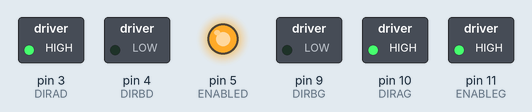
This sketch was run on a simulated Arduino Uno, built with avr-gcc and run on an emulated ATmega328P. On the bench: switched loads named in the sketch (green lamp = pin HIGH), output pins drawn as LEDs (lit = HIGH). What the sketch prints to the serial monitor is not drawn.

Above: at 0.1 s.
Timing chart, 0 to 1.6 s (numbered marks = the images above):
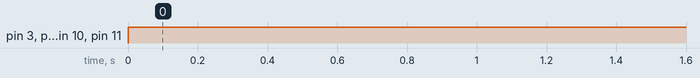

Measured:
- by itself, pin 3 (DIRAD), pin 5 (ENABLED), pin 10 (DIRAG), pin 11 (ENABLEG): LOW → HIGH at 0.00 s

The sketch:

double.ino
```cpp
//origin
//www.elegoo.com
//2016.12.12

/************************
Run two motors at the
same speed using L293D
Needed
2 Motors
1 l293D
1 9v battery
************************/

// M1 PWM 1
#define ENABLEG 11
// M1 Direction 0/1 2
#define DIRAG 10
// M1 Direction 1/0 7
#define DIRBG 9

// M2 PWN 9
#define ENABLED 5
// M2 Direction 0/1 15
#define DIRAD 3
// M2 Direction 1/0 10
#define DIRBD 4

// Power
// 8 && 16
// GND
// 4 && 13
// MotorG
// 3 && 6
// MotorD
// 14 && 11

void setup() {
  // Power pins
  pinMode(ENABLEG,OUTPUT);
  pinMode(ENABLED,OUTPUT);

  // Rotation pins
  pinMode(DIRAG,OUTPUT);
  pinMode(DIRBG,OUTPUT);
  pinMode(DIRAD,OUTPUT);
  pinMode(DIRBD,OUTPUT);

  // Use log ouutput
  Serial.begin(9600);
}

void loop() {

  Serial.println("PWM full on the 2 motors");

  //---PWM example, full on the 2 motors
  analogWrite(ENABLEG,255);
  analogWrite(ENABLED,255);

  digitalWrite(DIRAG,HIGH);
  digitalWrite(DIRBG,LOW);

  digitalWrite(DIRAD,HIGH);
  digitalWrite(DIRBD,LOW);

  delay(2000);
}
```
